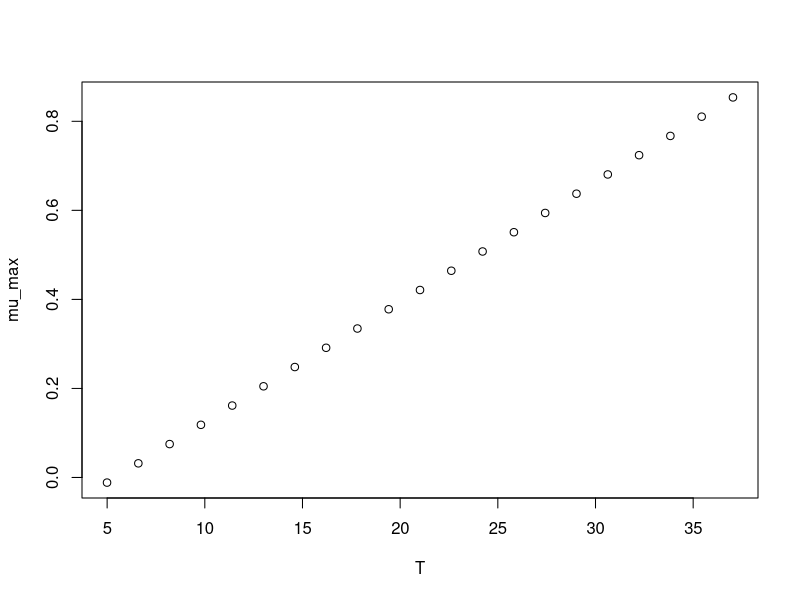

The R script that drew this image:
#############################
# start of Parameter script
#############################
T <- seq(4.995004995005,37.037,length.out=21)
#############################
# end of Parameter script
#############################
############################# 
# start of Model script Gropin ID 1146 
#############################
 
# constant coefficients for this model
 
variables <- data.frame(T)
argumentsPar <- expand.grid(variables)
 
# heart of the model
response_surface <- function(T) {
   mumax <-0.027*(T-5.42)

return(mumax=mumax)
} 

# output parameters
mumax <- cbind(argumentsPar,response_surface(argumentsPar['T']))
colnames(mumax) <- c(colnames(argumentsPar),'mumax')
#############################
# End of Model script
#############################
############################# 
# start of Visualisation script Gropin ID 1146 
#############################
plot(T,mumax$mumax,
                          xlab='T',
                          ylab='mu_max')
#############################
# End of Visualisation script
#############################
